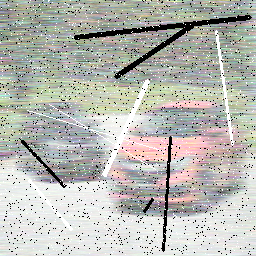
#> input picture Testing_images/0.png, 256 x 256 px; its folder holds only this picture in this run
$ python -i degrade.py   (imports and definitions only)
#> lines starting #> are read from the running program, lines starting #| are printed output that depends on the picture; after the words box and inside, x2 and y2 are one past the last pixel; in counts of white or black regions, pixels touching at a corner belong together
import os
import cv2
import numpy as np
import random

# ---- Degradation Functions ----
def add_gaussian_noise(image, mean=0, sigma=25):
    noise = np.random.normal(mean, sigma, image.shape).astype(np.uint8)
    noisy_image = cv2.add(image, noise)
    return noisy_image

def add_salt_pepper_noise(image, amount=0.02):
    noisy = np.copy(image)
    num_salt = np.ceil(amount * image.size * 0.5)
    num_pepper = np.ceil(amount * image.size * 0.5)

    coords = [np.random.randint(0, i - 1, int(num_salt)) for i in image.shape]
    noisy[coords[0], coords[1], :] = 255

    coords = [np.random.randint(0, i - 1, int(num_pepper)) for i in image.shape]
    noisy[coords[0], coords[1], :] = 0

    return noisy

def add_motion_blur(image, kernel_size=15):
    kernel_motion_blur = np.zeros((kernel_size, kernel_size))
    kernel_motion_blur[int((kernel_size-1)/2), :] = np.ones(kernel_size)
    kernel_motion_blur = kernel_motion_blur / kernel_size
    blurred = cv2.filter2D(image, -1, kernel_motion_blur)
    return blurred

def reduce_color_saturation(image, factor=0.5):
    hsv = cv2.cvtColor(image, cv2.COLOR_BGR2HSV)
    hsv[:, :, 1] = hsv[:, :, 1] * factor
    faded = cv2.cvtColor(hsv, cv2.COLOR_HSV2BGR)
    return faded

def add_random_scratches(image, num_scratches=10):
    scratched = image.copy()
    height, width, _ = image.shape
    for _ in range(num_scratches):
        x1 = random.randint(0, width)
        y1 = random.randint(0, height)
        x2 = random.randint(0, width)
        y2 = random.randint(0, height)
        color = random.choice([(255, 255, 255), (0, 0, 0)])
        thickness = random.randint(1, 3)
        cv2.line(scratched, (x1, y1), (x2, y2), color, thickness)
    return scratched

def apply_degradations(image):
    image = add_gaussian_noise(image)
    image = add_motion_blur(image)
    image = add_random_scratches(image)
    image = add_salt_pepper_noise(image)
    image = reduce_color_saturation(image)
    return image

# ---- Paths ----
train_high_res_path = 'archive (1)/dataset/train/high_res'
train_low_res_path = 'archive (1)/dataset/train/low_res'

val_high_res_path = 'archive (1)/dataset/val/high_res'
val_low_res_path = 'archive (1)/dataset/val/low_res'

# ---- Make folders if not exist ----
# [28 lines not run here, left out]

>>> import cv2
>>> picture = cv2.imread('Testing_images/0.png')
#> picture is the input picture: shape (256, 256, 3); mean B, G, R 178.6, 184.8, 183.8
>>> result = apply_degradations(picture)
#> in add_gaussian_noise, `noisy_image = cv2.add(image, noise)`:
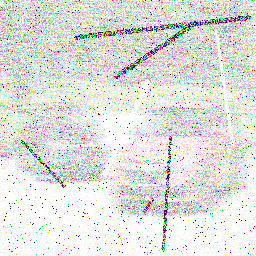
#> noisy_image: shape (256, 256, 3); mean B, G, R 223.6, 226.4, 226
#> in add_motion_blur, `blurred = cv2.filter2D(image, -1, kernel_motion_blur)`:
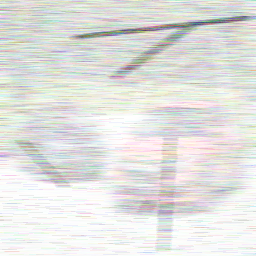
#> blurred: shape (256, 256, 3); mean B, G, R 223.6, 226.4, 226
#> after the loop in add_random_scratches, `for _ in range(num_scratches):`:
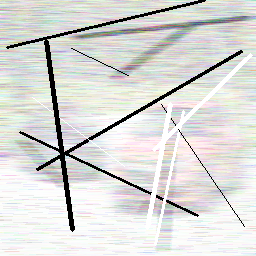
#> scratched: shape (256, 256, 3); 6.97% of pixels changed, all inside (x1, y1, x2, y2) = (6, 0, 253, 246)
#> in add_salt_pepper_noise, `noisy[coords[0], coords[1], :] = 0`:
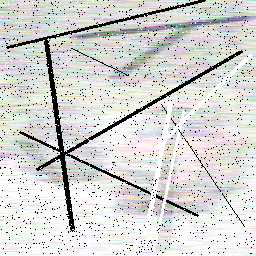
#> noisy: shape (256, 256, 3); mean B, G, R 209.4, 211.9, 211.5
#> in reduce_color_saturation, `hsv = cv2.cvtColor(image, cv2.COLOR_BGR2HSV)`: hsv: shape (256, 256, 3); mean H, S, V 69.4, 17.1, 218.4
#> in reduce_color_saturation, `hsv[:, :, 1] = hsv[:, :, 1] * factor`: hsv: shape (256, 256, 3); mean H, S, V 69.4, 8.3, 218.4
#> in reduce_color_saturation, `faded = cv2.cvtColor(hsv, cv2.COLOR_HSV2BGR)`:
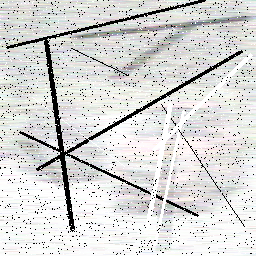
#> faded: shape (256, 256, 3); mean B, G, R 213.8, 215, 214.8

$ run again, on Testing_images/1.png
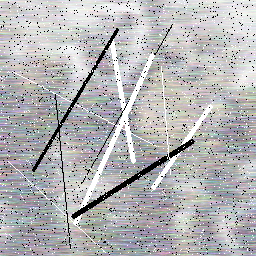
#> input picture Testing_images/1.png, 256 x 256 px
#> picture is the input picture: shape (256, 256, 3); mean B, G, R 181.1, 179.4, 179.8
#> after the loop in add_random_scratches, `for _ in range(num_scratches):`:
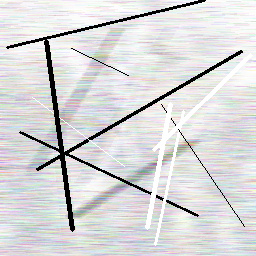
#> scratched: shape (256, 256, 3); mean B, G, R 215.9, 215, 215.1
#> in reduce_color_saturation, `faded = cv2.cvtColor(hsv, cv2.COLOR_HSV2BGR)`:
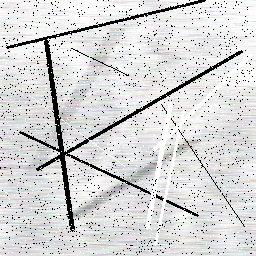
#> faded: shape (256, 256, 3); mean B, G, R 213.9, 213.5, 213.6

$ run again, on Testing_images/105.png
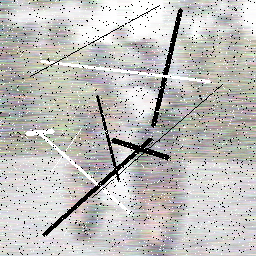
#> input picture Testing_images/105.png, 256 x 256 px
#> picture is the input picture: shape (256, 256, 3); mean B, G, R 187.5, 190, 191.3
#> after the loop in add_random_scratches, `for _ in range(num_scratches):`:
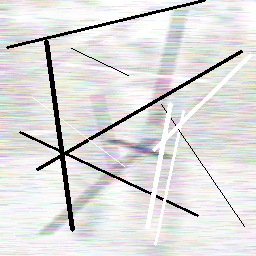
#> scratched: shape (256, 256, 3); mean B, G, R 218.7, 219.8, 220.4
#> in reduce_color_saturation, `faded = cv2.cvtColor(hsv, cv2.COLOR_HSV2BGR)`:
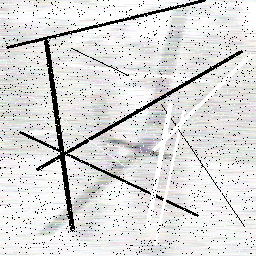
#> faded: shape (256, 256, 3); mean B, G, R 217, 217.5, 217.8

$ run again, on Testing_images/106.png
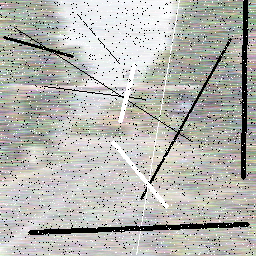
#> input picture Testing_images/106.png, 256 x 256 px
#> picture is the input picture: shape (256, 256, 3); mean B, G, R 177.1, 182.1, 181.9
#> after the loop in add_random_scratches, `for _ in range(num_scratches):`:
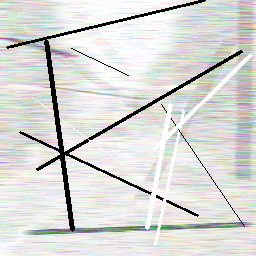
#> scratched: shape (256, 256, 3); mean B, G, R 213.6, 216.1, 215.7
#> in reduce_color_saturation, `faded = cv2.cvtColor(hsv, cv2.COLOR_HSV2BGR)`:
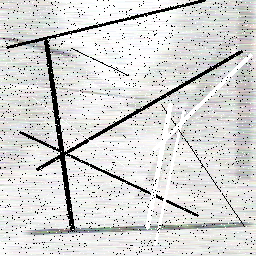
#> faded: shape (256, 256, 3); mean B, G, R 212.8, 214, 213.8
